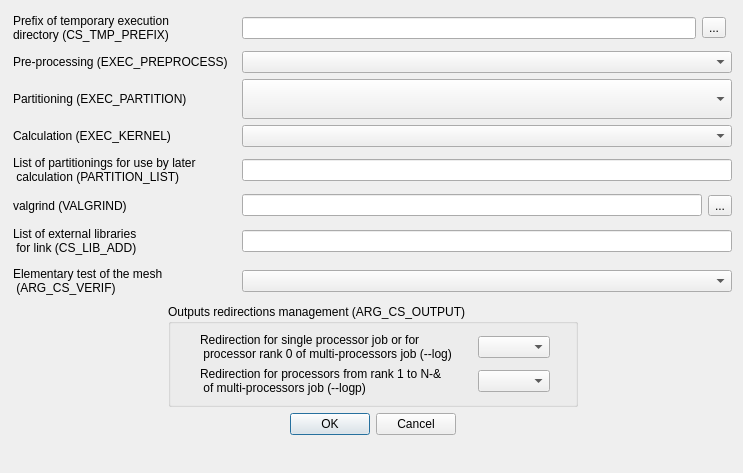
<ui version="4.0" >
 <class>BatchRunningAdvancedOptionsDialogForm</class>
 <widget class="QDialog" name="BatchRunningAdvancedOptionsDialogForm" >
  <property name="geometry" >
   <rect>
    <x>0</x>
    <y>0</y>
    <width>743</width>
    <height>473</height>
   </rect>
  </property>
  <property name="windowTitle" >
   <string>Dialog</string>
  </property>
  <layout class="QGridLayout" name="gridLayout_2" >
   <item row="0" column="0" >
    <spacer name="horizontalSpacer_8" >
     <property name="orientation" >
      <enum>Qt::Horizontal</enum>
     </property>
     <property name="sizeHint" stdset="0" >
      <size>
       <width>7</width>
       <height>20</height>
      </size>
     </property>
    </spacer>
   </item>
   <item row="0" column="1" >
    <layout class="QVBoxLayout" name="verticalLayout" >
     <item>
      <layout class="QGridLayout" name="gridLayout" >
       <item row="0" column="0" >
        <widget class="QLabel" name="label" >
         <property name="text" >
          <string>Prefix of temporary execution
directory (CS_TMP_PREFIX)</string>
         </property>
        </widget>
       </item>
       <item row="0" column="1" >
        <spacer name="horizontalSpacer" >
         <property name="orientation" >
          <enum>Qt::Horizontal</enum>
         </property>
         <property name="sizeHint" stdset="0" >
          <size>
           <width>13</width>
           <height>34</height>
          </size>
         </property>
        </spacer>
       </item>
       <item row="0" column="2" >
        <widget class="QLineEdit" name="lineEdit" />
       </item>
       <item row="0" column="3" colspan="2" >
        <widget class="QToolButton" name="toolButton" >
         <property name="text" >
          <string>...</string>
         </property>
        </widget>
       </item>
       <item row="1" column="0" >
        <widget class="QLabel" name="label_2" >
         <property name="text" >
          <string>Pre-processing (EXEC_PREPROCESS)</string>
         </property>
        </widget>
       </item>
       <item row="1" column="1" >
        <spacer name="horizontalSpacer_2" >
         <property name="orientation" >
          <enum>Qt::Horizontal</enum>
         </property>
         <property name="sizeHint" stdset="0" >
          <size>
           <width>13</width>
           <height>21</height>
          </size>
         </property>
        </spacer>
       </item>
       <item row="1" column="2" colspan="3" >
        <widget class="QComboBox" name="comboBox" />
       </item>
       <item row="2" column="0" >
        <widget class="QLabel" name="label_3" >
         <property name="text" >
          <string>Partitioning (EXEC_PARTITION)</string>
         </property>
        </widget>
       </item>
       <item row="2" column="1" >
        <spacer name="horizontalSpacer_3" >
         <property name="orientation" >
          <enum>Qt::Horizontal</enum>
         </property>
         <property name="sizeHint" stdset="0" >
          <size>
           <width>13</width>
           <height>37</height>
          </size>
         </property>
        </spacer>
       </item>
       <item row="2" column="2" colspan="3" >
        <widget class="QComboBox" name="comboBox_2" >
         <property name="sizePolicy" >
          <sizepolicy vsizetype="Preferred" hsizetype="Preferred" >
           <horstretch>0</horstretch>
           <verstretch>0</verstretch>
          </sizepolicy>
         </property>
         <property name="minimumSize" >
          <size>
           <width>490</width>
           <height>40</height>
          </size>
         </property>
        </widget>
       </item>
       <item row="3" column="0" >
        <widget class="QLabel" name="label_4" >
         <property name="text" >
          <string>Calculation (EXEC_KERNEL)</string>
         </property>
        </widget>
       </item>
       <item row="3" column="1" >
        <spacer name="horizontalSpacer_4" >
         <property name="orientation" >
          <enum>Qt::Horizontal</enum>
         </property>
         <property name="sizeHint" stdset="0" >
          <size>
           <width>13</width>
           <height>21</height>
          </size>
         </property>
        </spacer>
       </item>
       <item row="3" column="2" colspan="3" >
        <widget class="QComboBox" name="comboBox_3" />
       </item>
       <item row="4" column="0" >
        <widget class="QLabel" name="label_5" >
         <property name="text" >
          <string>List of partitionings for use by later
 calculation (PARTITION_LIST)</string>
         </property>
        </widget>
       </item>
       <item row="4" column="1" >
        <spacer>
         <property name="orientation" >
          <enum>Qt::Horizontal</enum>
         </property>
         <property name="sizeHint" stdset="0" >
          <size>
           <width>13</width>
           <height>34</height>
          </size>
         </property>
        </spacer>
       </item>
       <item row="4" column="2" colspan="3" >
        <widget class="QLineEdit" name="lineEdit_2" />
       </item>
       <item row="5" column="0" >
        <widget class="QLabel" name="label_7" >
         <property name="text" >
          <string>valgrind (VALGRIND)</string>
         </property>
        </widget>
       </item>
       <item row="5" column="1" >
        <spacer name="horizontalSpacer_7" >
         <property name="orientation" >
          <enum>Qt::Horizontal</enum>
         </property>
         <property name="sizeHint" stdset="0" >
          <size>
           <width>13</width>
           <height>25</height>
          </size>
         </property>
        </spacer>
       </item>
       <item row="5" column="2" colspan="2" >
        <widget class="QLineEdit" name="lineEdit_3" />
       </item>
       <item row="5" column="4" >
        <widget class="QToolButton" name="toolButton_2" >
         <property name="text" >
          <string>...</string>
         </property>
        </widget>
       </item>
       <item row="6" column="0" >
        <widget class="QLabel" name="label_8" >
         <property name="text" >
          <string>List of external libraries
 for link (CS_LIB_ADD)</string>
         </property>
        </widget>
       </item>
       <item row="6" column="1" >
        <spacer name="horizontalSpacer_6" >
         <property name="orientation" >
          <enum>Qt::Horizontal</enum>
         </property>
         <property name="sizeHint" stdset="0" >
          <size>
           <width>13</width>
           <height>34</height>
          </size>
         </property>
        </spacer>
       </item>
       <item row="6" column="2" colspan="3" >
        <widget class="QLineEdit" name="lineEdit_4" />
       </item>
       <item row="7" column="0" >
        <widget class="QLabel" name="label_9" >
         <property name="text" >
          <string>Elementary test of the mesh 
 (ARG_CS_VERIF)</string>
         </property>
        </widget>
       </item>
       <item row="7" column="1" >
        <spacer name="horizontalSpacer_5" >
         <property name="orientation" >
          <enum>Qt::Horizontal</enum>
         </property>
         <property name="sizeHint" stdset="0" >
          <size>
           <width>13</width>
           <height>34</height>
          </size>
         </property>
        </spacer>
       </item>
       <item row="7" column="2" colspan="3" >
        <widget class="QComboBox" name="comboBox_5" />
       </item>
      </layout>
     </item>
     <item>
      <layout class="QHBoxLayout" >
       <item>
        <spacer>
         <property name="orientation" >
          <enum>Qt::Horizontal</enum>
         </property>
         <property name="sizeHint" stdset="0" >
          <size>
           <width>20</width>
           <height>20</height>
          </size>
         </property>
        </spacer>
       </item>
       <item>
        <widget class="QGroupBox" name="groupBox" >
         <property name="title" >
          <string>Outputs redirections management (ARG_CS_OUTPUT)</string>
         </property>
         <layout class="QGridLayout" >
          <item row="0" column="0" >
           <layout class="QHBoxLayout" >
            <item>
             <spacer>
              <property name="orientation" >
               <enum>Qt::Horizontal</enum>
              </property>
              <property name="sizeHint" stdset="0" >
               <size>
                <width>20</width>
                <height>20</height>
               </size>
              </property>
             </spacer>
            </item>
            <item>
             <layout class="QGridLayout" >
              <item row="0" column="0" >
               <widget class="QLabel" name="label_10" >
                <property name="text" >
                 <string>Redirection for single processor job or for 
 processor rank 0 of multi-processors job (--log)</string>
                </property>
               </widget>
              </item>
              <item row="0" column="1" >
               <spacer>
                <property name="orientation" >
                 <enum>Qt::Horizontal</enum>
                </property>
                <property name="sizeHint" stdset="0" >
                 <size>
                  <width>20</width>
                  <height>20</height>
                 </size>
                </property>
               </spacer>
              </item>
              <item row="0" column="2" >
               <widget class="QComboBox" name="comboBox_6" />
              </item>
              <item row="1" column="0" >
               <widget class="QLabel" name="label_11" >
                <property name="text" >
                 <string>Redirection for processors from rank 1 to N-&amp; 
 of multi-processors job (--logp)</string>
                </property>
               </widget>
              </item>
              <item row="1" column="1" >
               <spacer>
                <property name="orientation" >
                 <enum>Qt::Horizontal</enum>
                </property>
                <property name="sizeHint" stdset="0" >
                 <size>
                  <width>20</width>
                  <height>20</height>
                 </size>
                </property>
               </spacer>
              </item>
              <item row="1" column="2" >
               <widget class="QComboBox" name="comboBox_7" />
              </item>
             </layout>
            </item>
            <item>
             <spacer>
              <property name="orientation" >
               <enum>Qt::Horizontal</enum>
              </property>
              <property name="sizeHint" stdset="0" >
               <size>
                <width>16</width>
                <height>20</height>
               </size>
              </property>
             </spacer>
            </item>
           </layout>
          </item>
         </layout>
        </widget>
       </item>
       <item>
        <spacer>
         <property name="orientation" >
          <enum>Qt::Horizontal</enum>
         </property>
         <property name="sizeHint" stdset="0" >
          <size>
           <width>16</width>
           <height>16</height>
          </size>
         </property>
        </spacer>
       </item>
      </layout>
     </item>
     <item>
      <layout class="QHBoxLayout" >
       <item>
        <spacer>
         <property name="orientation" >
          <enum>Qt::Horizontal</enum>
         </property>
         <property name="sizeHint" stdset="0" >
          <size>
           <width>20</width>
           <height>20</height>
          </size>
         </property>
        </spacer>
       </item>
       <item>
        <widget class="QDialogButtonBox" name="buttonBox" >
         <property name="layoutDirection" >
          <enum>Qt::LeftToRight</enum>
         </property>
         <property name="orientation" >
          <enum>Qt::Horizontal</enum>
         </property>
         <property name="standardButtons" >
          <set>QDialogButtonBox::Cancel|QDialogButtonBox::Ok</set>
         </property>
         <property name="centerButtons" >
          <bool>true</bool>
         </property>
        </widget>
       </item>
       <item>
        <spacer>
         <property name="orientation" >
          <enum>Qt::Horizontal</enum>
         </property>
         <property name="sizeHint" stdset="0" >
          <size>
           <width>16</width>
           <height>16</height>
          </size>
         </property>
        </spacer>
       </item>
      </layout>
     </item>
    </layout>
   </item>
   <item row="0" column="2" >
    <spacer name="horizontalSpacer_9" >
     <property name="orientation" >
      <enum>Qt::Horizontal</enum>
     </property>
     <property name="sizeHint" stdset="0" >
      <size>
       <width>3</width>
       <height>20</height>
      </size>
     </property>
    </spacer>
   </item>
   <item row="1" column="1" >
    <spacer>
     <property name="orientation" >
      <enum>Qt::Vertical</enum>
     </property>
     <property name="sizeHint" stdset="0" >
      <size>
       <width>17</width>
       <height>13</height>
      </size>
     </property>
    </spacer>
   </item>
  </layout>
 </widget>
 <resources/>
 <connections>
  <connection>
   <sender>buttonBox</sender>
   <signal>accepted()</signal>
   <receiver>BatchRunningAdvancedOptionsDialogForm</receiver>
   <slot>accept()</slot>
   <hints>
    <hint type="sourcelabel" >
     <x>248</x>
     <y>254</y>
    </hint>
    <hint type="destinationlabel" >
     <x>157</x>
     <y>274</y>
    </hint>
   </hints>
  </connection>
  <connection>
   <sender>buttonBox</sender>
   <signal>rejected()</signal>
   <receiver>BatchRunningAdvancedOptionsDialogForm</receiver>
   <slot>reject()</slot>
   <hints>
    <hint type="sourcelabel" >
     <x>316</x>
     <y>260</y>
    </hint>
    <hint type="destinationlabel" >
     <x>286</x>
     <y>274</y>
    </hint>
   </hints>
  </connection>
 </connections>
</ui>
